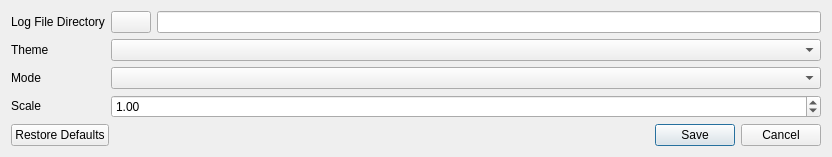
<?xml version="1.0" encoding="UTF-8"?>
<ui version="4.0">
 <class>SettingsWindow</class>
 <widget class="QDialog" name="SettingsWindow">
  <property name="geometry">
   <rect>
    <x>0</x>
    <y>0</y>
    <width>832</width>
    <height>154</height>
   </rect>
  </property>
  <property name="windowTitle">
   <string>Settings</string>
  </property>
  <property name="windowIcon">
   <iconset>
    <normaloff>:/images/icon.png</normaloff>:/images/icon.png</iconset>
  </property>
  <layout class="QVBoxLayout" name="verticalLayout_2">
   <item>
    <layout class="QHBoxLayout" name="horizontalLayout_3">
     <item>
      <layout class="QGridLayout" name="gridLayout">
       <item row="1" column="0">
        <widget class="QLabel" name="theme_label">
         <property name="sizePolicy">
          <sizepolicy hsizetype="Preferred" vsizetype="Fixed">
           <horstretch>0</horstretch>
           <verstretch>0</verstretch>
          </sizepolicy>
         </property>
         <property name="text">
          <string>Theme</string>
         </property>
        </widget>
       </item>
       <item row="0" column="2">
        <layout class="QHBoxLayout" name="horizontalLayout_5">
         <item>
          <widget class="QPushButton" name="select_log_file_directory_push_button">
           <property name="text">
            <string/>
           </property>
           <property name="icon">
            <iconset>
             <normaloff>:/images/open.png</normaloff>:/images/open.png</iconset>
           </property>
          </widget>
         </item>
         <item>
          <widget class="QLineEdit" name="log_file_directory_line_edit">
           <property name="sizePolicy">
            <sizepolicy hsizetype="Expanding" vsizetype="Fixed">
             <horstretch>0</horstretch>
             <verstretch>0</verstretch>
            </sizepolicy>
           </property>
           <property name="minimumSize">
            <size>
             <width>0</width>
             <height>0</height>
            </size>
           </property>
          </widget>
         </item>
        </layout>
       </item>
       <item row="0" column="0">
        <widget class="QLabel" name="log_file_directory_label">
         <property name="sizePolicy">
          <sizepolicy hsizetype="Preferred" vsizetype="Fixed">
           <horstretch>0</horstretch>
           <verstretch>0</verstretch>
          </sizepolicy>
         </property>
         <property name="text">
          <string>Log File Directory</string>
         </property>
        </widget>
       </item>
       <item row="2" column="0">
        <widget class="QLabel" name="mode_label">
         <property name="sizePolicy">
          <sizepolicy hsizetype="Preferred" vsizetype="Fixed">
           <horstretch>0</horstretch>
           <verstretch>0</verstretch>
          </sizepolicy>
         </property>
         <property name="text">
          <string>Mode</string>
         </property>
        </widget>
       </item>
       <item row="2" column="2">
        <widget class="QComboBox" name="mode_combo_box">
         <property name="currentText">
          <string/>
         </property>
        </widget>
       </item>
       <item row="1" column="2">
        <widget class="QComboBox" name="theme_combo_box">
         <property name="currentText">
          <string/>
         </property>
        </widget>
       </item>
       <item row="3" column="0">
        <widget class="QLabel" name="mode_label_2">
         <property name="sizePolicy">
          <sizepolicy hsizetype="Preferred" vsizetype="Fixed">
           <horstretch>0</horstretch>
           <verstretch>0</verstretch>
          </sizepolicy>
         </property>
         <property name="text">
          <string>Scale</string>
         </property>
        </widget>
       </item>
       <item row="3" column="2">
        <widget class="QDoubleSpinBox" name="scale_double_spin_box">
         <property name="minimum">
          <double>0.250000000000000</double>
         </property>
         <property name="maximum">
          <double>5.000000000000000</double>
         </property>
         <property name="value">
          <double>1.000000000000000</double>
         </property>
        </widget>
       </item>
      </layout>
     </item>
    </layout>
   </item>
   <item>
    <widget class="QDialogButtonBox" name="button_box">
     <property name="orientation">
      <enum>Qt::Horizontal</enum>
     </property>
     <property name="standardButtons">
      <set>QDialogButtonBox::Cancel|QDialogButtonBox::RestoreDefaults|QDialogButtonBox::Save</set>
     </property>
    </widget>
   </item>
  </layout>
 </widget>
 <resources/>
 <connections>
  <connection>
   <sender>button_box</sender>
   <signal>accepted()</signal>
   <receiver>SettingsWindow</receiver>
   <slot>accept()</slot>
   <hints>
    <hint type="sourcelabel">
     <x>248</x>
     <y>254</y>
    </hint>
    <hint type="destinationlabel">
     <x>157</x>
     <y>274</y>
    </hint>
   </hints>
  </connection>
  <connection>
   <sender>button_box</sender>
   <signal>rejected()</signal>
   <receiver>SettingsWindow</receiver>
   <slot>reject()</slot>
   <hints>
    <hint type="sourcelabel">
     <x>325</x>
     <y>256</y>
    </hint>
    <hint type="destinationlabel">
     <x>286</x>
     <y>274</y>
    </hint>
   </hints>
  </connection>
 </connections>
</ui>
